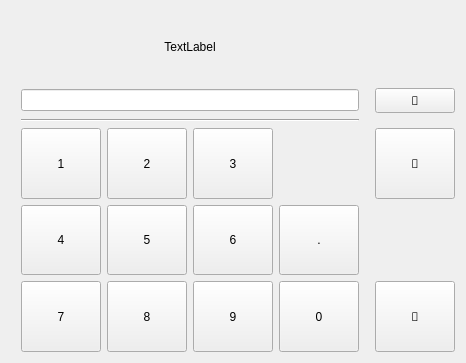
<?xml version="1.0" encoding="UTF-8"?>
<ui version="4.0">
 <class>Form</class>
 <widget class="QWidget" name="Form">
  <property name="geometry">
   <rect>
    <x>0</x>
    <y>0</y>
    <width>466</width>
    <height>363</height>
   </rect>
  </property>
  <property name="windowTitle">
   <string>Form</string>
  </property>
  <layout class="QGridLayout" name="gridLayout" columnstretch="1,1,1,1,1,1,1">
   <item row="4" column="1">
    <widget class="QPushButton" name="button_4">
     <property name="sizePolicy">
      <sizepolicy hsizetype="Minimum" vsizetype="Minimum">
       <horstretch>0</horstretch>
       <verstretch>0</verstretch>
      </sizepolicy>
     </property>
     <property name="text">
      <string>4</string>
     </property>
    </widget>
   </item>
   <item row="5" column="4">
    <widget class="QPushButton" name="button_0">
     <property name="sizePolicy">
      <sizepolicy hsizetype="Minimum" vsizetype="Minimum">
       <horstretch>0</horstretch>
       <verstretch>0</verstretch>
      </sizepolicy>
     </property>
     <property name="text">
      <string>0</string>
     </property>
    </widget>
   </item>
   <item row="5" column="1">
    <widget class="QPushButton" name="button_7">
     <property name="sizePolicy">
      <sizepolicy hsizetype="Minimum" vsizetype="Minimum">
       <horstretch>0</horstretch>
       <verstretch>0</verstretch>
      </sizepolicy>
     </property>
     <property name="text">
      <string>7</string>
     </property>
    </widget>
   </item>
   <item row="4" column="3">
    <widget class="QPushButton" name="button_6">
     <property name="sizePolicy">
      <sizepolicy hsizetype="Minimum" vsizetype="Minimum">
       <horstretch>0</horstretch>
       <verstretch>0</verstretch>
      </sizepolicy>
     </property>
     <property name="text">
      <string>6</string>
     </property>
    </widget>
   </item>
   <item row="1" column="1" colspan="4">
    <widget class="QLineEdit" name="edit">
     <property name="alignment">
      <set>Qt::AlignRight|Qt::AlignTrailing|Qt::AlignVCenter</set>
     </property>
    </widget>
   </item>
   <item row="5" column="6">
    <widget class="QPushButton" name="cancel_button">
     <property name="sizePolicy">
      <sizepolicy hsizetype="Minimum" vsizetype="Minimum">
       <horstretch>0</horstretch>
       <verstretch>0</verstretch>
      </sizepolicy>
     </property>
     <property name="font">
      <font>
       <family>FontAwesome</family>
      </font>
     </property>
     <property name="text">
      <string></string>
     </property>
    </widget>
   </item>
   <item row="2" column="1" colspan="4">
    <widget class="Line" name="line">
     <property name="orientation">
      <enum>Qt::Horizontal</enum>
     </property>
    </widget>
   </item>
   <item row="4" column="4">
    <widget class="QPushButton" name="button_decimal">
     <property name="sizePolicy">
      <sizepolicy hsizetype="Minimum" vsizetype="Minimum">
       <horstretch>0</horstretch>
       <verstretch>0</verstretch>
      </sizepolicy>
     </property>
     <property name="text">
      <string>.</string>
     </property>
    </widget>
   </item>
   <item row="3" column="6">
    <widget class="QPushButton" name="accept_button">
     <property name="sizePolicy">
      <sizepolicy hsizetype="Minimum" vsizetype="Minimum">
       <horstretch>0</horstretch>
       <verstretch>0</verstretch>
      </sizepolicy>
     </property>
     <property name="font">
      <font>
       <family>FontAwesome</family>
      </font>
     </property>
     <property name="text">
      <string></string>
     </property>
    </widget>
   </item>
   <item row="3" column="1">
    <widget class="QPushButton" name="button_1">
     <property name="sizePolicy">
      <sizepolicy hsizetype="Minimum" vsizetype="Minimum">
       <horstretch>0</horstretch>
       <verstretch>0</verstretch>
      </sizepolicy>
     </property>
     <property name="text">
      <string>1</string>
     </property>
    </widget>
   </item>
   <item row="1" column="6">
    <widget class="QPushButton" name="button_backspace">
     <property name="sizePolicy">
      <sizepolicy hsizetype="Minimum" vsizetype="Minimum">
       <horstretch>0</horstretch>
       <verstretch>0</verstretch>
      </sizepolicy>
     </property>
     <property name="font">
      <font>
       <family>FontAwesome</family>
      </font>
     </property>
     <property name="text">
      <string></string>
     </property>
    </widget>
   </item>
   <item row="5" column="3">
    <widget class="QPushButton" name="button_9">
     <property name="sizePolicy">
      <sizepolicy hsizetype="Minimum" vsizetype="Minimum">
       <horstretch>0</horstretch>
       <verstretch>0</verstretch>
      </sizepolicy>
     </property>
     <property name="text">
      <string>9</string>
     </property>
    </widget>
   </item>
   <item row="3" column="2">
    <widget class="QPushButton" name="button_2">
     <property name="sizePolicy">
      <sizepolicy hsizetype="Minimum" vsizetype="Minimum">
       <horstretch>0</horstretch>
       <verstretch>0</verstretch>
      </sizepolicy>
     </property>
     <property name="text">
      <string>2</string>
     </property>
    </widget>
   </item>
   <item row="4" column="2">
    <widget class="QPushButton" name="button_5">
     <property name="sizePolicy">
      <sizepolicy hsizetype="Minimum" vsizetype="Minimum">
       <horstretch>0</horstretch>
       <verstretch>0</verstretch>
      </sizepolicy>
     </property>
     <property name="text">
      <string>5</string>
     </property>
    </widget>
   </item>
   <item row="3" column="3">
    <widget class="QPushButton" name="button_3">
     <property name="sizePolicy">
      <sizepolicy hsizetype="Minimum" vsizetype="Minimum">
       <horstretch>0</horstretch>
       <verstretch>0</verstretch>
      </sizepolicy>
     </property>
     <property name="text">
      <string>3</string>
     </property>
    </widget>
   </item>
   <item row="5" column="2">
    <widget class="QPushButton" name="button_8">
     <property name="sizePolicy">
      <sizepolicy hsizetype="Minimum" vsizetype="Minimum">
       <horstretch>0</horstretch>
       <verstretch>0</verstretch>
      </sizepolicy>
     </property>
     <property name="text">
      <string>8</string>
     </property>
    </widget>
   </item>
   <item row="0" column="0" colspan="6">
    <widget class="QLabel" name="label">
     <property name="text">
      <string>TextLabel</string>
     </property>
     <property name="alignment">
      <set>Qt::AlignCenter</set>
     </property>
    </widget>
   </item>
  </layout>
 </widget>
 <resources/>
 <connections/>
</ui>
